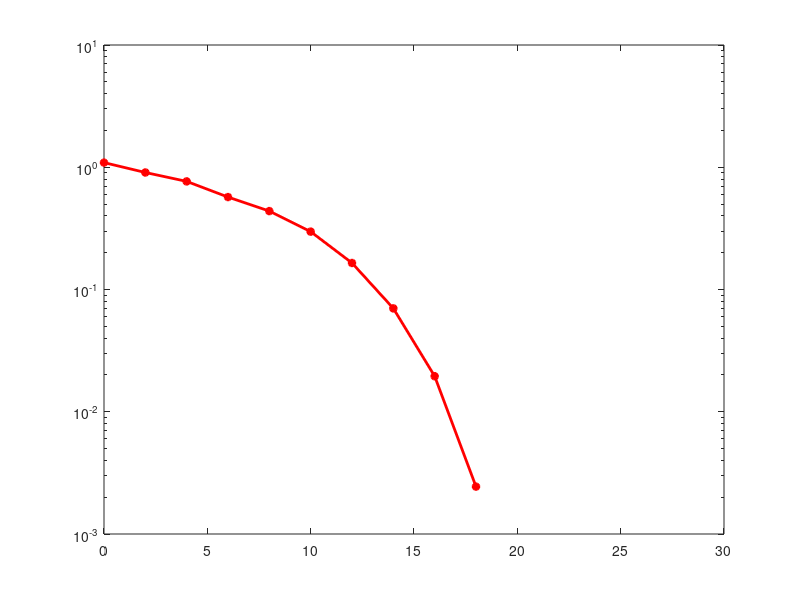

MATLAB code to generate this figure: (Note: this script raises an error after producing the figure.)
clc; close all;
x=randi([0 1],1,4096);
b=qammod(x,16);
snr = 0:2:30;
br = [];
y=reshape(b,64,64); 
q=ifft(y,64);
s=reshape(q,1,4096);
z=zeros(1,5120);
z(1:1024)=s(3073:4096);
z(1025:5120)=s(1:4096); % 25 percent cyclic prefix
for i=snr
     n=awgn(z,i,'measured');
     p=n(1025:5120);
     r=reshape(p,64,64);
     f=fft(r);
     fr=reshape(f,1,4096);
     d=qamdemod(fr,16);
     br=[br biterr(x,d)];
end
BER=br/length(x);
figure
semilogy(snr,BER,'*-r','linewidth',2);
title({"16 QAM"},{"BER Vs SNR"});
xlabel("SNR");
ylabel("BER(dB)");